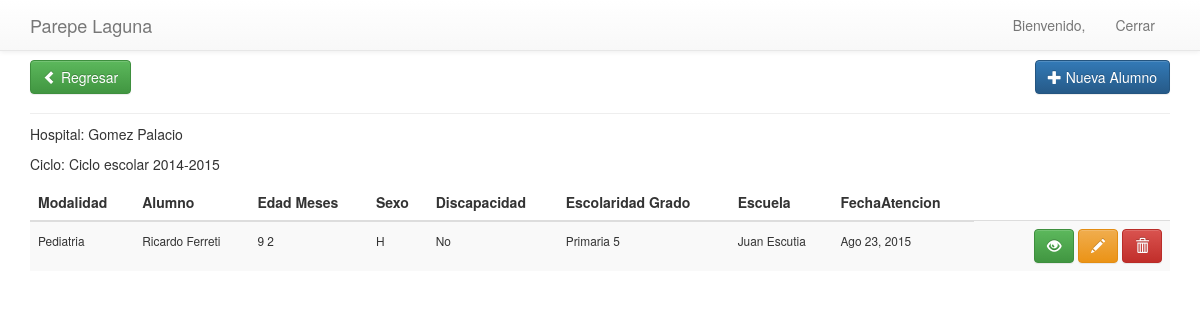
Screenshot of /listhoy/ with the database file from the repository.
### apps/principal/models.py (models this page shows, shortened)
class TimeStampModel(models.Model):
    user     = models.ForeignKey(settings.AUTH_USER_MODEL,null=True,blank=True)
    fecha    = models.DateTimeField(auto_now_add=True)
    modified = models.DateTimeField(auto_now=True)
    class Meta:
        abstract = True

class Cicloescolar(TimeStampModel):
    descripcion = models.CharField(max_length=80)
    fechaini = models.DateField()
    fechafin = models.DateField()
    status = models.BooleanField(default=True)

class Alumno(TimeStampModel):
    Opsexo = (
        ('H', 'Hombre'),
        ('M', 'Mujer'),
        )
    Op2 = (
        ('Si', 'Si'),
        ('No', 'No'),
        )
    opesc=(
        ('Preescolar','Preescolar'),
        ('Primaria' ,'Primaria'),
        ('Secundaria','Secundaria'),
        ('No Estudia y tiene edad escolar',  'No Estudia y tiene edad escolar'),
        ('Bachillerato', 'Bachillerato'),
        ('No Tiene Edad escolar',  'No Tiene Edad escolar'),
        ('Cam', 'Cam'),
        ('Cil', 'Cil'),
        )
    Disca=(
        ('No', 'No'),
        ('Motriz','Motriz'),
        ('Visual', 'Visual'),
        ('Auditiva', 'Auditiva'),
        ('Intelectual', 'Intelectual'),
        ('Otra', 'Otra'),
        )
    tp =(
            ('Pediatria','Pediatria'),
            ('ConsultaExt','Consulta Externa'),
            ('AtencionDom','Atencion Domiciliaria'),
        )
    at = (
            ('Pedagogia','Pedagogia'),
            ('Psicologia','Psicologia'),
        )
    folio = models.IntegerField()
    hospital = models.ForeignKey('Hospital')
    atencion = models.CharField(max_length=10,null=True,blank=True,choices=at)
    ciclo = models.ForeignKey('Cicloescolar',default=1)
    modalidad = models.CharField(max_length=25,null=True,default=True,choices=tp)
    nombre = models.CharField(max_length=180)
    edad = models.IntegerField()
    meses = models.IntegerField()
    sexo = models.CharField(max_length=1,choices=Opsexo)
    coloniaal = models.CharField(max_length=100)
    callenumal = models.CharField(max_length=100)
    localidadal = models.CharField(max_length=80)
    discapacidad = models.CharField(max_length=12,choices=Disca)
    grado = models.IntegerField()
    escolaridad = models.CharField(max_length=40,choices=opesc)
    escuela = models.CharField(max_length=100)
    coloniaesc = models.CharField(max_length=80)
    direccionesc = models.CharField(max_length=120, null=True,blank=True)
    localidadesc = models.CharField(max_length=100)
    especialidad = models.CharField(max_length=80)
    diagnostico = models.CharField(max_length=80)
    fechaatencion  = models.DateField()
    horainicio = models.TimeField()
    horafin = models.TimeField()
    tema = models.CharField(max_length=80)
    observacion = models.TextField()

### apps/principal/views.py (the view)
# urls.py: url(r'^listhoy/$',views.ListAlumnoshoy.as_view(),name='list_hoy'),
class ListAlumnoshoy(LoginRequiredMixin,GroupRequiredMixin,ListView):
	context_object_name = 'alumnos'
	template_name = 'principal/listalumnoshoy.html'
	model = Alumno
	group_required = ['gomez','super']
	def get_queryset(self):
		today = date.today()
		return super(ListAlumnoshoy, self).get_queryset().filter(fecha__year=today.year,
			fecha__month=today.month,fecha__day=today.day,hospital=1)
	def get_context_data(self, **kwargs): #para saber si  ya  existe el alumo para la foto
		context = super(ListAlumnoshoy, self).get_context_data(**kwargs)
		context['hospital'] = "Gomez Palacio"
		context['ciclo'] = Cicloescolar.objects.filter(status=True)
		return context

### apps/principal/templates/principal/listalumnoshoy.html (shortened to what this page needs)
{% extends "principal/base_principal.html" %}
{% block content %}
{% include "principal/navbar.html" %}
<div class="container">
        <div class="page-header">
            <br>
            <h4>
                <br>
                <a href="/" class="btn btn-success">
                    <span class="glyphicon glyphicon-chevron-left"></span> Regresar
                </a>
                <a class="btn btn-primary pull-right" href="/addalumno">
                    <span class="glyphicon glyphicon-plus"></span> Nueva Alumno
                </a>
            </h4>
        </div>
          <div class="row">
            <div class="col-md-12">
                <table class="table table-striped table-hover">
                <thead>
                    <tr>
                        <th>Modalidad</th>
                        <th>Alumno</th>
                        <th>Edad Meses</th>
                        <th>Sexo</th>
                        <th>Discapacidad</th>
                        <th>Escolaridad Grado</th>
                        <th>Escuela</th>
                        <th>FechaAtencion</th>
                    </tr>
                    </thead>
                    <tbody>
                        <p>Hospital: {{hospital}} </p>
                        {% for k in  ciclo %}
                            <p>Ciclo: {{k.descripcion}}</p>
                        {% endfor %}
                        {%for a in alumnos%}
                        <tr>
                             <td>
                                 <small>{{a.modalidad}}</small>
                            </td>
                            <td>
                                <small>{{a.nombre}}</small>
                            </td>
                            <td>
                               <small>{{a.edad}} {{a.meses}}</small>
                            </td>
                            <td>
                                <small>{{a.sexo}}</small>
                            </td>
                            <td>
                                <small>{{a.discapacidad}}</small>
                            </td>
                            <td>
                                <small>{{a.escolaridad}} {{a.grado}}</small>
                            </td>
                            <td>
                                <small>{{a.escuela}}</small>
                            </td>
                            <td>
                                <small>{{a.fechaatencion|date:"M d, Y"}}</small>
                            </td>
                            <td>
                                <td class="text-right">
                                <a href="#" class="btn btn-success"><span class="glyphicon glyphicon-eye-open"></span></a>
                                <a href="{% url 'principal_app:alumno_update' a.id %}"  class="btn btn-warning"><span class="glyphicon glyphicon-pencil"></span></a>
                                <a href="#" class="btn btn-danger"><span class="glyphicon glyphicon-trash"></span></a>
                            </td>
                        </tr>
                        {%endfor%}
                        </tbody>
                </table>
            </div>
        </div>
    </div>
{%endblock%}

### apps/principal/static/css/estilos.css (style rules this page uses)
body { margin-top: 60px; }
.page-header { margin: 10px 0 10px !important; font-weight: bolder; }

### apps/principal/static/css/sb-admin.css (style rules this page uses)
@media (min-width:768px) { body { margin-top: 2px; } }

### rows the page displays
Cicloescolar: descripcion "Ciclo escolar 2014-2015"
Alumno: modalidad "Pediatria", nombre "Ricardo Ferreti", edad "9", meses "2", sexo "H", discapacidad "No", escolaridad "Primaria", grado "5", escuela "Juan Escutia", fechaatencion "Ago 23, 2015"

### other values shown
{{ hospital }} "Gomez Palacio"
